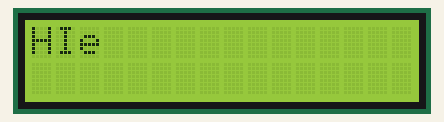
This sketch was run on a simulated Arduino Uno, built with avr-gcc and run on an emulated ATmega328P. On the bench: 16×2 character LCD. What the sketch prints to the serial monitor is not drawn.

Above: at 0.1 s.
At 1.1 s:
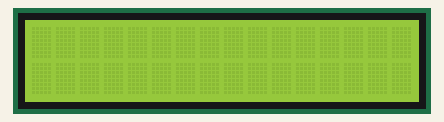
At 2.1 s:
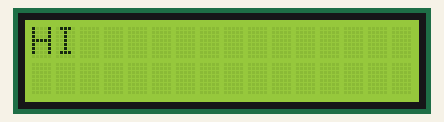

Measured:
- what the display in image 1 shows lasts 1.0 s, from 1.1 s to 2.1 s

The sketch:

Alimy.ino
```cpp
#include "AlimyLib.h"

Alimy alimy;


void setup() {

  // put your setup code here, to run once:
  Serial.begin(9600);
  alimy.initLcd();
  alimy.print2lcd("bye");
  Serial.println("Start2.");


}

void loop() {
  // put your main code here, to run repeatedly:
  alimy.print2lcd("HI");
  delay(1000);
  alimy.clearLcd();
  delay(1000);
}
```

AlimyLib.cpp
```cpp
#include <Arduino.h>
#include "AlimyLib.h"


Alimy::Alimy()
{


  //  lcd.begin();
  //  lcd.backlight();

}


Alimy::initLcd()
{
  lcd.begin();
  lcd.backlight();
}

Alimy::print2lcd(String str)
{
  lcd.setCursor(0, 0);
  lcd.print(str);
  //  Serial.println("[LCD] message: \" " + str + "\" printed.");
  return 0;
}

Alimy::print2lcd(String str, int row, int col)
{
  lcd.setCursor(col, row);
  lcd.print(str);
  //  Serial.print("[LCD] message: \" " + str + "\" printed.");
  //  Serial.println("to (" + String(row) + ", " + String(col) + ")");
  return 0;
}

Alimy::clearLcd()
{
  lcd.clear();
  lcd.setCursor(0, 0);

  return 0;
}
```

AlimyLib.h
```cpp
/*
  AlimyLib.h - Library for Alimy(Tableclock for 'hhmmss(TimeDiary)').
  Created by Jho. November 09, 2018.

  https://github.com/TimeDiary/Alimy.git
*/


#ifndef ALIMY_LIB_H
#define ALIMY_LIB_H

#include <LiquidCrystal_I2C.h> // For I2C_1602LCDmodule
#include <DS1302RTC.h> // For DS1302RTCmodule
#include <TimeLib.h> // For Time Control
#include "TM1637Display.h" // For 4digit display.

class Alimy
{
  public:
    /*
      Constructor

    */
    Alimy();

    /*
     * Init 1602LCD_I2C
     */
     int initLcd();


    /*
       Print String str to lcd's (0, 0)
    */
    int print2lcd(String);

    /*
       Print String str to lcd's (row, col)
    */
    int print2lcd(String, int, int);

    /*
       Clear lcd
    */
    int clearLcd();


  private:
    LiquidCrystal_I2C lcd = LiquidCrystal_I2C(0x27, 16, 2);

    //    DS1302RTC RTC(uint8_t, uint8_t, uint8_t);


};

//class Alimy:
//  public void hi();
#endif // FDB_ALIMY_LIB_H
```
